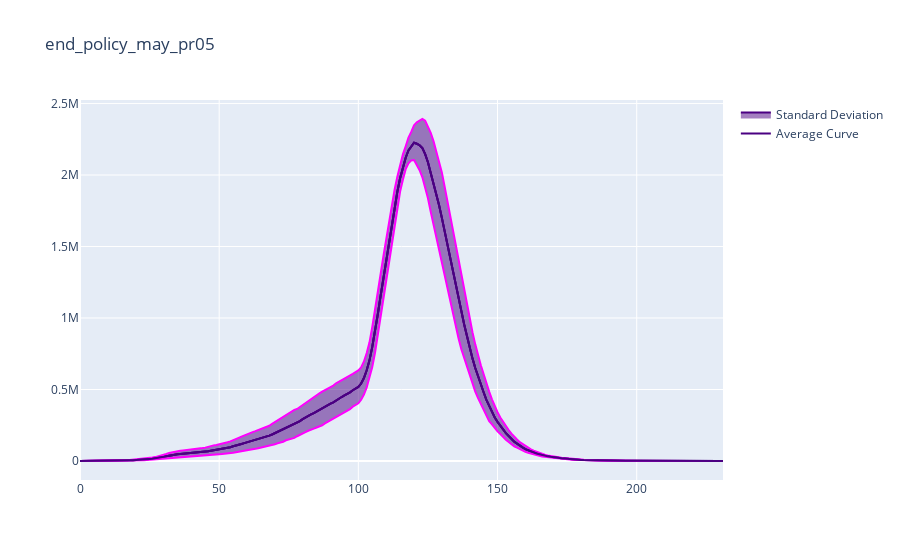

The notebook cell this image was saved under:
### Code cell
plot_average_curve(end_policy_may_pr05, 'end_policy_may_pr05', 'infected', absolute=True, capacity=False)

### Figure 1 — Plotly figure (JSON) as saved in the notebook; plotly's stock layout.template omitted (floating-point values rounded to 4 significant figures; data arrays with more than 128 entries replaced by an {"elided": "..."} marker saying what was removed)
{"data": [{"line": {"color": "indigo"}, "mode": "lines", "name": "Average Curve", "type": "scatter", "x": {"elided": "232 int values"}, "y": {"elided": "232 float values"}}, {"line": {"color": "magenta"}, "mode": "lines", "showlegend": false, "type": "scatter", "x": {"elided": "232 int values"}, "y": {"elided": "232 float values"}}, {"fill": "tonexty", "line": {"color": "indigo"}, "mode": "lines", "name": "Standard Deviation", "type": "scatter", "x": {"elided": "232 int values"}, "y": {"elided": "232 float values"}}, {"line": {"color": "magenta"}, "mode": "lines", "showlegend": false, "type": "scatter", "x": {"elided": "232 int values"}, "y": {"elided": "232 float values"}}, {"fill": "tonexty", "line": {"color": "indigo"}, "mode": "lines", "showlegend": false, "type": "scatter", "x": {"elided": "232 int values"}, "y": {"elided": "232 float values"}}], "layout": {"title": {"text": "end_policy_may_pr05"}}}
